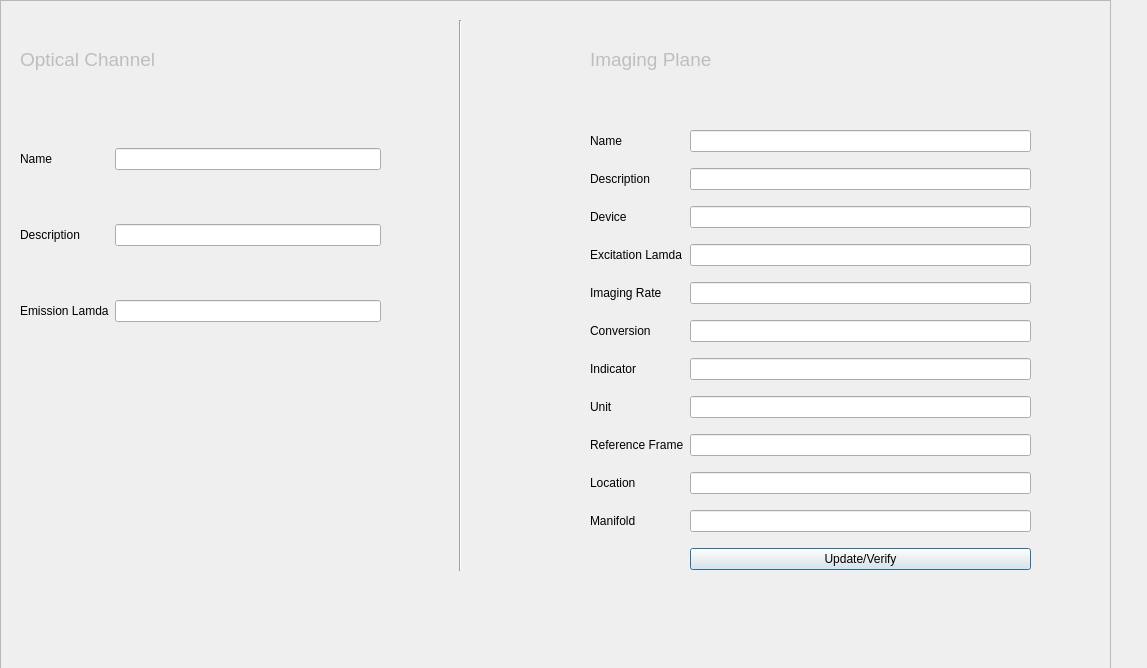
<?xml version="1.0" encoding="UTF-8"?>
<ui version="4.0">
 <class>Dialog</class>
 <widget class="QDialog" name="Dialog">
  <property name="geometry">
   <rect>
    <x>0</x>
    <y>0</y>
    <width>1147</width>
    <height>668</height>
   </rect>
  </property>
  <property name="windowTitle">
   <string>Dialog</string>
  </property>
  <widget class="QFrame" name="frame">
   <property name="geometry">
    <rect>
     <x>0</x>
     <y>0</y>
     <width>1111</width>
     <height>800</height>
    </rect>
   </property>
   <property name="frameShape">
    <enum>QFrame::StyledPanel</enum>
   </property>
   <property name="frameShadow">
    <enum>QFrame::Raised</enum>
   </property>
   <widget class="Line" name="line">
    <property name="geometry">
     <rect>
      <x>450</x>
      <y>20</y>
      <width>20</width>
      <height>551</height>
     </rect>
    </property>
    <property name="orientation">
     <enum>Qt::Vertical</enum>
    </property>
   </widget>
   <widget class="QWidget" name="gridLayoutWidget_4">
    <property name="geometry">
     <rect>
      <x>20</x>
      <y>100</y>
      <width>361</width>
      <height>271</height>
     </rect>
    </property>
    <layout class="QGridLayout" name="column_1">
     <item row="1" column="1">
      <widget class="QLineEdit" name="description_le2"/>
     </item>
     <item row="2" column="0">
      <widget class="QLabel" name="emission_lambda_lbl">
       <property name="text">
        <string>Emission Lamda</string>
       </property>
      </widget>
     </item>
     <item row="1" column="0">
      <widget class="QLabel" name="description_lbl2">
       <property name="text">
        <string>Description</string>
       </property>
      </widget>
     </item>
     <item row="0" column="1">
      <widget class="QLineEdit" name="name_le2"/>
     </item>
     <item row="2" column="1">
      <widget class="QLineEdit" name="emission_lambda_le"/>
     </item>
     <item row="0" column="0">
      <widget class="QLabel" name="name_lbl2">
       <property name="text">
        <string>Name</string>
       </property>
      </widget>
     </item>
    </layout>
   </widget>
   <widget class="QWidget" name="gridLayoutWidget_2">
    <property name="geometry">
     <rect>
      <x>590</x>
      <y>120</y>
      <width>441</width>
      <height>461</height>
     </rect>
    </property>
    <layout class="QGridLayout" name="column_2">
     <property name="sizeConstraint">
      <enum>QLayout::SetDefaultConstraint</enum>
     </property>
     <item row="9" column="0">
      <widget class="QLabel" name="location_lbl">
       <property name="text">
        <string>Location</string>
       </property>
      </widget>
     </item>
     <item row="9" column="1">
      <widget class="QLineEdit" name="location_le"/>
     </item>
     <item row="6" column="0">
      <widget class="QLabel" name="indicator_lbl">
       <property name="text">
        <string>Indicator</string>
       </property>
      </widget>
     </item>
     <item row="7" column="1">
      <widget class="QLineEdit" name="unit_le"/>
     </item>
     <item row="7" column="0">
      <widget class="QLabel" name="unit_lbl">
       <property name="text">
        <string>Unit</string>
       </property>
      </widget>
     </item>
     <item row="8" column="0">
      <widget class="QLabel" name="reference_frame_lbl">
       <property name="text">
        <string>Reference Frame</string>
       </property>
      </widget>
     </item>
     <item row="2" column="1">
      <widget class="QLineEdit" name="device_le"/>
     </item>
     <item row="5" column="1">
      <widget class="QLineEdit" name="conversion_le"/>
     </item>
     <item row="8" column="1">
      <widget class="QLineEdit" name="reference_frame_le"/>
     </item>
     <item row="5" column="0">
      <widget class="QLabel" name="conversion_lbl">
       <property name="text">
        <string>Conversion</string>
       </property>
      </widget>
     </item>
     <item row="6" column="1">
      <widget class="QLineEdit" name="indicator_le"/>
     </item>
     <item row="4" column="1">
      <widget class="QLineEdit" name="imaging_rate_le"/>
     </item>
     <item row="3" column="0">
      <widget class="QLabel" name="excitation_lambda_lbl">
       <property name="text">
        <string>Excitation Lamda</string>
       </property>
      </widget>
     </item>
     <item row="0" column="0">
      <widget class="QLabel" name="name_lbl">
       <property name="text">
        <string>Name</string>
       </property>
      </widget>
     </item>
     <item row="2" column="0">
      <widget class="QLabel" name="device_lbl">
       <property name="text">
        <string>Device</string>
       </property>
      </widget>
     </item>
     <item row="3" column="1">
      <widget class="QLineEdit" name="excitation_lambda_le"/>
     </item>
     <item row="1" column="1">
      <widget class="QLineEdit" name="description_le"/>
     </item>
     <item row="1" column="0">
      <widget class="QLabel" name="description_lbl">
       <property name="text">
        <string>Description</string>
       </property>
      </widget>
     </item>
     <item row="4" column="0">
      <widget class="QLabel" name="imaging_rate_lbl">
       <property name="text">
        <string>Imaging Rate</string>
       </property>
      </widget>
     </item>
     <item row="0" column="1">
      <widget class="QLineEdit" name="name_le"/>
     </item>
     <item row="11" column="1">
      <widget class="QPushButton" name="update_btn">
       <property name="text">
        <string>Update/Verify</string>
       </property>
      </widget>
     </item>
     <item row="10" column="1">
      <widget class="QLineEdit" name="manifold_le"/>
     </item>
     <item row="10" column="0">
      <widget class="QLabel" name="manifold_lbl">
       <property name="text">
        <string>Manifold</string>
       </property>
      </widget>
     </item>
    </layout>
   </widget>
   <widget class="QWidget" name="gridLayoutWidget">
    <property name="geometry">
     <rect>
      <x>20</x>
      <y>20</y>
      <width>302</width>
      <height>80</height>
     </rect>
    </property>
    <layout class="QGridLayout" name="optical_channe_lbl_grid">
     <item row="0" column="0">
      <widget class="QLabel" name="optical_channel_lbl">
       <property name="enabled">
        <bool>false</bool>
       </property>
       <property name="minimumSize">
        <size>
         <width>300</width>
         <height>0</height>
        </size>
       </property>
       <property name="maximumSize">
        <size>
         <width>16777211</width>
         <height>189</height>
        </size>
       </property>
       <property name="text">
        <string>&lt;html&gt;&lt;head/&gt;&lt;body&gt;&lt;p&gt;&lt;span style=&quot; font-size:14pt;&quot;&gt;Optical Channel&lt;/span&gt;&lt;/p&gt;&lt;/body&gt;&lt;/html&gt;</string>
       </property>
      </widget>
     </item>
    </layout>
   </widget>
   <widget class="QWidget" name="gridLayoutWidget_3">
    <property name="geometry">
     <rect>
      <x>590</x>
      <y>20</y>
      <width>441</width>
      <height>80</height>
     </rect>
    </property>
    <layout class="QGridLayout" name="imaging_plane_lbl_grid">
     <item row="0" column="0">
      <widget class="QLabel" name="optical_channel_lbl_2">
       <property name="enabled">
        <bool>false</bool>
       </property>
       <property name="maximumSize">
        <size>
         <width>16777215</width>
         <height>189</height>
        </size>
       </property>
       <property name="text">
        <string>&lt;html&gt;&lt;head/&gt;&lt;body&gt;&lt;p&gt;&lt;span style=&quot; font-size:14pt;&quot;&gt;Imaging Plane&lt;/span&gt;&lt;/p&gt;&lt;/body&gt;&lt;/html&gt;</string>
       </property>
      </widget>
     </item>
    </layout>
   </widget>
  </widget>
 </widget>
 <resources/>
 <connections/>
</ui>
